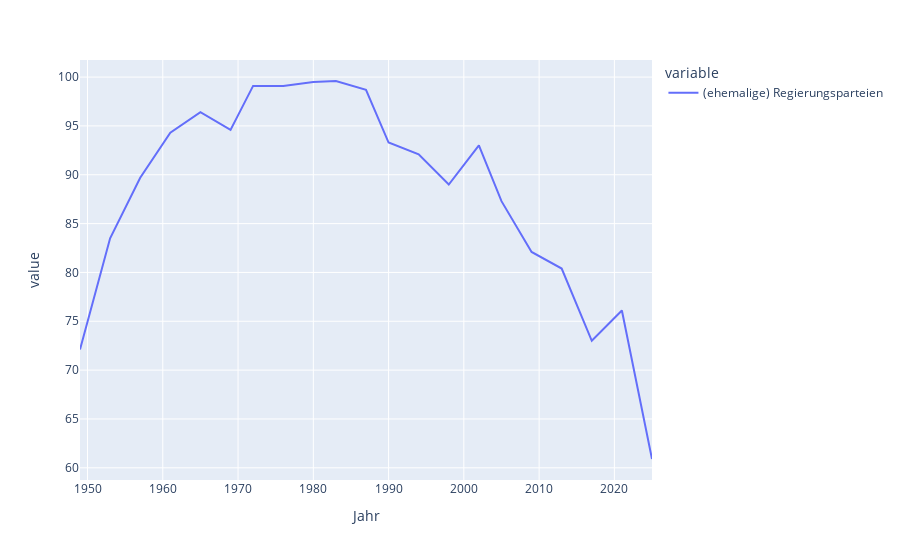

Notebook code for this chart:
### Code cell
df[[
    "SPD",
    "CDU/CSU",
    "Die Grünen",
    "FDP",
    "Bündnis 90/Die Grünen",
]].sum(axis=1).rename("(ehemalige) Regierungsparteien").plot()

### Figure 1 — Plotly figure (JSON) as saved in the notebook; plotly's stock layout.template omitted (floating-point values rounded to 4 significant figures)
{"data": [{"hovertemplate": "variable=(ehemalige) Regierungsparteien<br>Jahr=%{x}<br>value=%{y}<extra></extra>", "legendgroup": "(ehemalige) Regierungsparteien", "line": {"color": "#636efa", "dash": "solid"}, "marker": {"symbol": "circle"}, "mode": "lines", "name": "(ehemalige) Regierungsparteien", "orientation": "v", "showlegend": true, "type": "scatter", "x": [2025, 2021, 2017, 2013, 2009, 2005, 2002, 1998, 1994, 1990, 1987, 1983, 1980, 1976, 1972, 1969, 1965, 1961, 1957, 1953, 1949], "xaxis": "x", "y": [60.9, 76.1, 73, 80.4, 82.1, 87.3, 93, 89, 92.1, 93.3, 98.7, 99.6, 99.5, 99.1, 99.1, 94.6, 96.4, 94.3, 89.7, 83.5, 72.1], "yaxis": "y"}], "layout": {"legend": {"title": {"text": "variable"}, "tracegroupgap": 0}, "margin": {"t": 60}, "xaxis": {"anchor": "y", "domain": [0, 1], "title": {"text": "Jahr"}}, "yaxis": {"anchor": "x", "domain": [0, 1], "title": {"text": "value"}}}}
